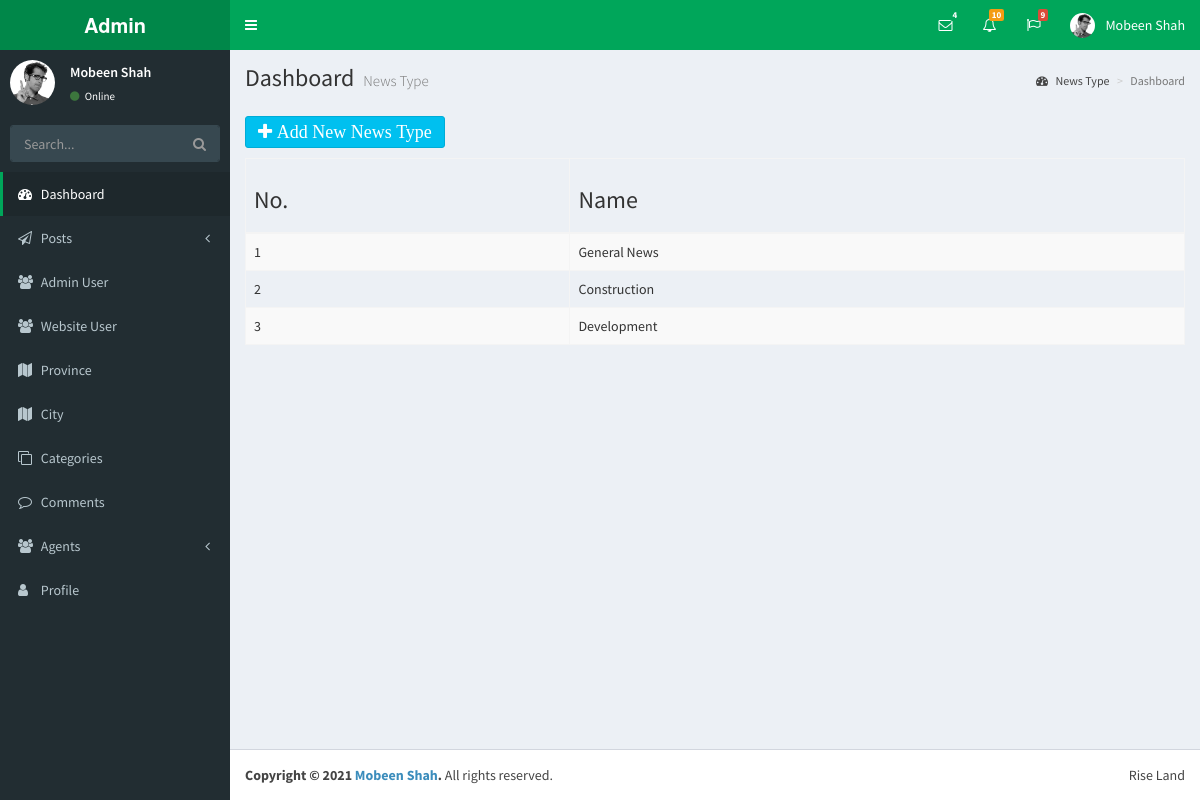
Screenshot of /Admin/news-type.php (signed in) with the database file from the repository.
### tables this page shows
CREATE TABLE `news_type` (
  `news_type_id` int(20) NOT NULL,
  `news_type_name` varchar(255) NOT NULL
);

### Admin/news-type.php (the view, shortened to what this page needs)
<?php session_start();
  if(!isset($_SESSION["adminid"])){
    header ("Location: login.php");
  }else{
?>
  <?php include ('include/header.php'); ?>
  <?php include ('include/sidebar.php'); ?>
  <div class="content-wrapper">
    <section class="content-header">
      <h1>
        Dashboard
        <small>News Type</small>
      </h1>
      <ol class="breadcrumb">
        <li><a href="news-type.php"><i class="fa fa-dashboard"></i> News Type</a></li>
        <li class="active">Dashboard</li>
      </ol>
    </section>
    <section class="content container-fluid">
      <div class="row">
        <div class="col-md-12">
            <h4><a href="news-type-add.php" type="button" class="btn btn-info fa fa-plus"> Add New News Type</a></h4>
        </div>
      </div>
      <div class="row">
        <div class="col-md-12">
            <table class="table table-striped table-bordered table-responsive">
                <thead>
                <tr>
                    <th><h3>No.</h3></th>
                    <th><h3>Name</h3></th>
                  </tr>
                </thead>
                <tbody>
                  <?php
                      $type = 'SELECT * FROM `news_type`';
                      $result = mysqli_query($db, $type) or die (mysqli_error($db));
                      while ($row = mysqli_fetch_assoc($result)) {
                      echo '<tr>';
                      echo '<td>'. $row['news_type_id'].'</td>';
                      echo '<td>'. $row['news_type_name'].'</td>';
                      echo '</tr>';
                    }
                  ?>
                </tbody>
              </table>
        </div>
      </div>
    </section>
  </div>
  <?php include ('include/footer.php'); ?>
  <?php } ?>

### rows the page displays
news_type: news_type_id "1", news_type_name "General News"
news_type: news_type_id "2", news_type_name "Construction"
news_type: news_type_id "3", news_type_name "Development"
